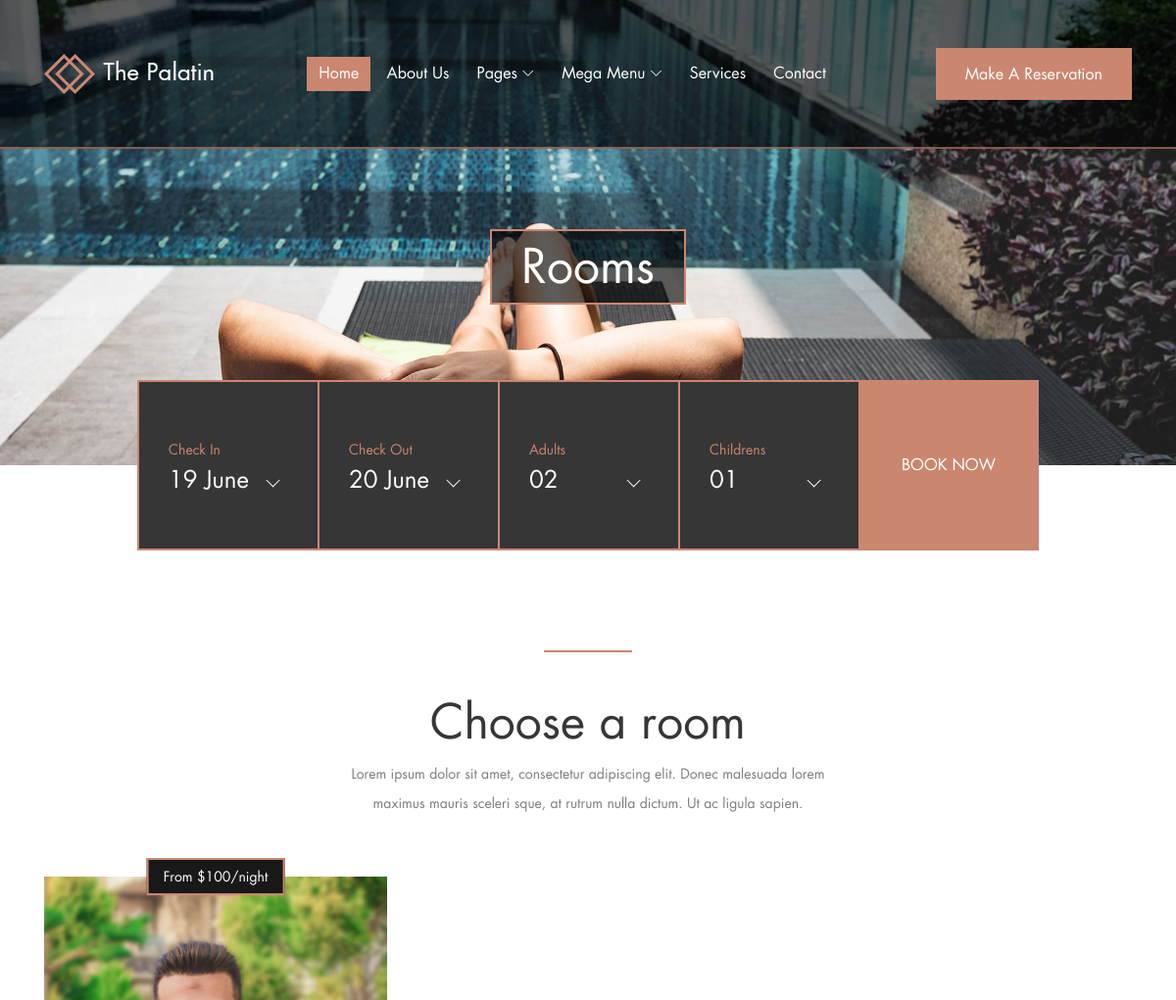
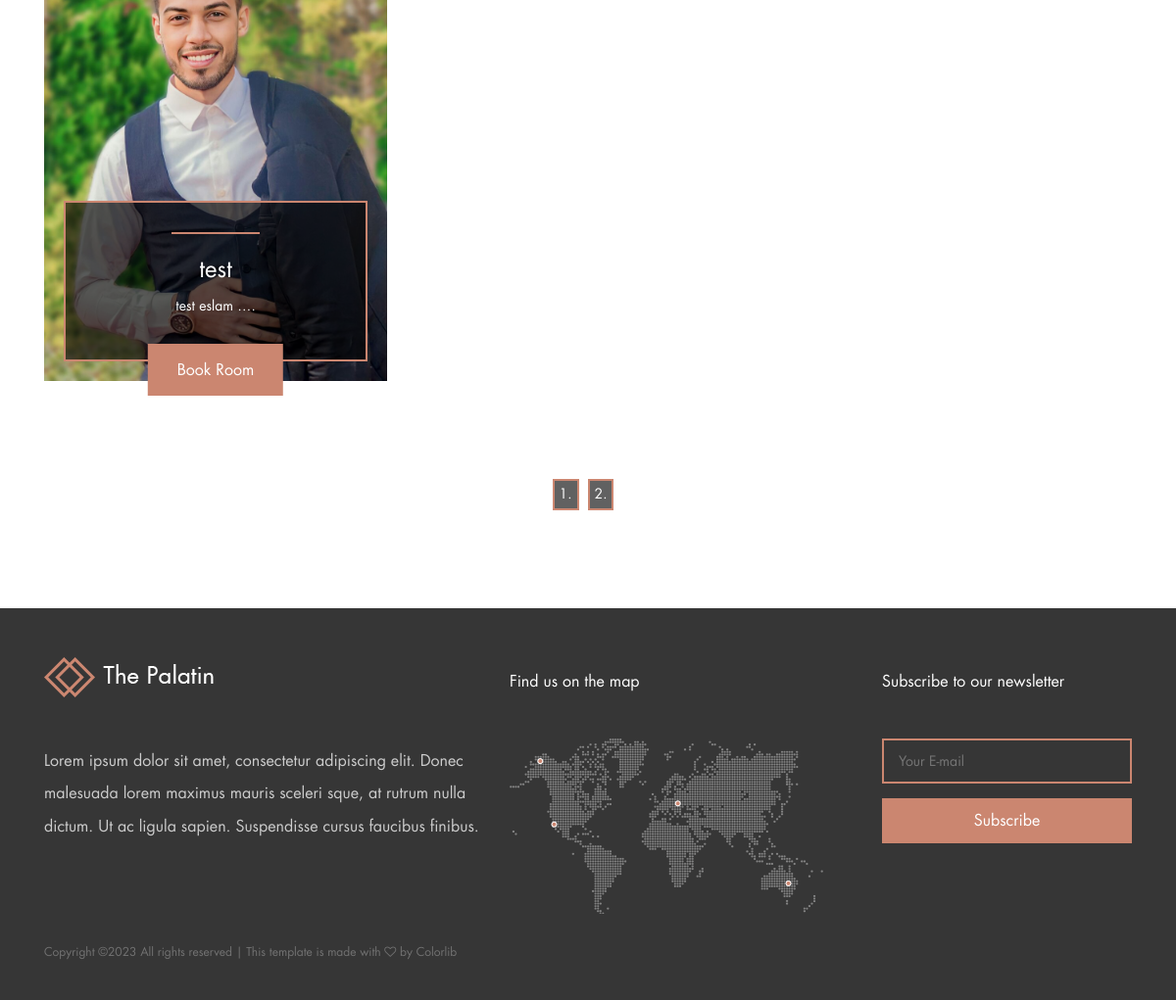
/unit/, run on the app's committed database (2 pictures, top to bottom).
### unit/models.py (models this page shows, shortened)
class Unit(models.Model):
    name = models.CharField(max_length=100, unique= True)
    image = models.ImageField(upload_to='unit/')
    price = models.IntegerField(default=0)
    description = models.TextField(max_length=10000)
    place = models.ForeignKey('Place',related_name='unit_place',on_delete=models.CASCADE)
    category = models.ForeignKey('Category',related_name='unit_category',on_delete=models.CASCADE)
    available = models.BooleanField(default=True)
    created_at = models.DateTimeField(default=timezone.now)
    slug = models.SlugField(null= True, blank= True)
    def get_absolute_url(self):
        return reverse("unit:unit_detail", kwargs={"slug": self.slug})

### unit/views.py (the view)
# urls.py: path('', views.unit_list, name = 'unit_list'),
def unit_list(request):
    units = Unit.objects.all()
    paginator = Paginator(units,1)
    page = request.GET.get('page')
    page_ogj = paginator.get_page(page)
    context = {'units':page_ogj}
    return render(request,'unit/unit_list.html',context)

### unit/templates/unit/unit_list.html (shortened to what this page needs)
{% extends 'base.html' %}
{% load static %}
{% block body %}
<body>
    <section class="breadcumb-area bg-img d-flex align-items-center justify-content-center" style="background-image: url({% static 'img/bg-img/bg-6.jpg' %});">
        <div class="bradcumbContent">
            <h2>Rooms</h2>
        </div>
    </section>
    <div class="book-now-area">
        <div class="container">
            <div class="row justify-content-center">
                <div class="col-12 col-lg-10">
                    <div class="book-now-form">
                        <form action="#">
                            <div class="form-group">
                                <label for="select1">Check In</label>
                            </div>
                            <div class="form-group">
                                <label for="select2">Check Out</label>
                            </div>
                            <div class="form-group">
                                <label for="select3">Adults</label>
                            </div>
                            <div class="form-group">
                                <label for="select4">Childrens</label>
                            </div>
                            <button type="submit">Book Now</button>
                        </form>
                    </div>
                </div>
            </div>
        </div>
    </div>
    <section class="rooms-area section-padding-0-100">
        <div class="container">
            <div class="row justify-content-center">
                <div class="col-12 col-lg-6">
                    <div class="section-heading text-center">
                        <div class="line-"></div>
                        <h2>Choose a room</h2>
                        <p>Lorem ipsum dolor sit amet, consectetur adipiscing elit. Donec malesuada lorem maximus mauris sceleri sque, at rutrum nulla dictum. Ut ac ligula sapien.</p>
                    </div>
                </div>
            </div>
            <div class="row">
            {% for unit in units %}
                <div class="col-12 col-md-6 col-lg-4">
                    <div class="single-rooms-area wow fadeInUp" data-wow-delay="100ms">
                        <div class="bg-thumbnail bg-img" style="background-image: url({{unit.image.url}});"></div>
                        <p class="price-from">From ${{unit.price}}/night</p>
                        <div class="rooms-text">
                            <div class="line"></div>
                            <h4>{{unit.name}}</h4>
                            <p>{{unit.description|safe|truncatewords:2}}.</p>
                        </div>
                        <a href="{{unit.get_absolute_url}}" class="book-room-btn btn palatin-btn">Book Room</a>
                    </div>
                </div>
            {% endfor %}
                <div class="col-12">
                    {% if units.has_other_pages %}
                    <div class="pagination-area wow fadeInUp" data-wow-delay="400ms">
                        <nav>
                                <ul class="pagination">
                                    {% for i in units.paginator.page_range %}
                                    <li class="page-item active"><a class="page-link" href="?page={{i}}">{{i}}.</a></li>
                                    {% endfor %}
                                </ul>
                        </nav>
                    </div>
                    {% endif %}
                </div>
            </div>
        </div>
    </section>
</body>
{% endblock body %}

### static/css/classy-nav.css (style rules this page uses)
* { margin: 0; padding: 0; }
body { font-family: "Roboto", sans-serif; }
ul, ol { margin: 0; }
.bg-img { background-position: center center; background-size: cover; background-repeat: no-repeat; }
.justify-content-center { -webkit-box-pack: center; -ms-flex-pack: center; justify-content: center; }

### data on the page
Unit: image (picture), price "100", name "test", description "test eslam …"

### other printed values
{{ i }} "1" "2"
